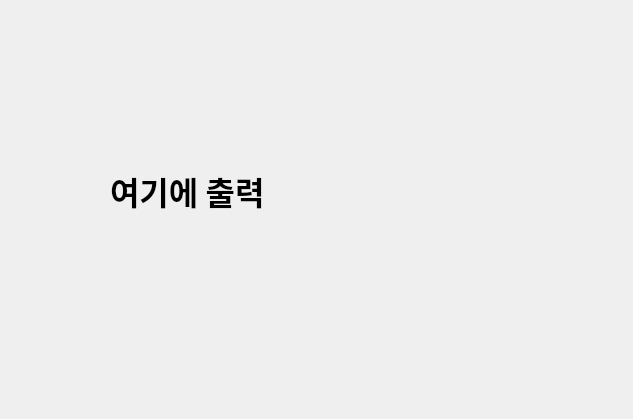
<?xml version="1.0" encoding="UTF-8"?>
<ui version="4.0">
 <class>Dialog</class>
 <widget class="QDialog" name="Dialog">
  <property name="geometry">
   <rect>
    <x>0</x>
    <y>0</y>
    <width>633</width>
    <height>419</height>
   </rect>
  </property>
  <property name="windowTitle">
   <string>Dialog</string>
  </property>
  <widget class="QLabel" name="label">
   <property name="geometry">
    <rect>
     <x>110</x>
     <y>130</y>
     <width>301</width>
     <height>121</height>
    </rect>
   </property>
   <property name="font">
    <font>
     <family>맑은 고딕</family>
     <pointsize>24</pointsize>
     <weight>75</weight>
     <bold>true</bold>
    </font>
   </property>
   <property name="text">
    <string>여기에 출력</string>
   </property>
  </widget>
 </widget>
 <resources/>
 <connections/>
</ui>
